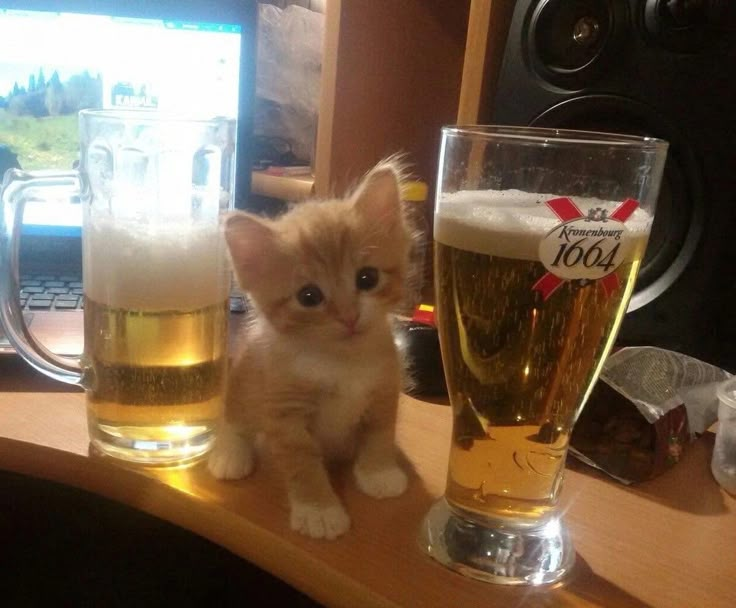
#> input picture lab 9/1.jpg, 736 x 608 px; its folder holds 4 pictures in this run
$ python 9.3.py
#> lines starting #> are read from the running program, lines starting #| are printed output that depends on the picture
from PIL import Image, ImageFilter
import os

if not os.path.exists('papka2'):
    os.mkdir('papka2')

for i in range(1, 6):
    try:
        pic = Image.open(f'{i}.jpg')
#> pic is the input picture: PIL image 736x608 RGB; mean R, G, B 117.8, 96, 75.4
        pic = pic.convert('L')
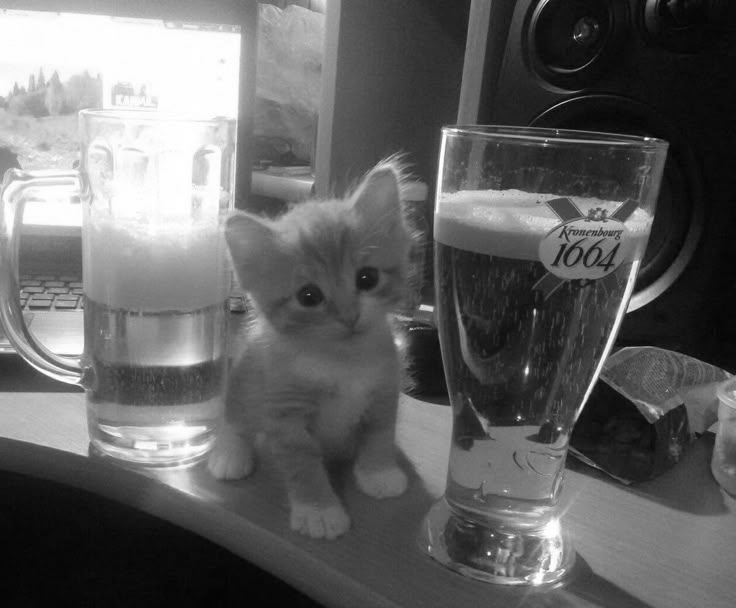
#> pic: PIL image 736x608 L; min 0, max 255, mean 100.2
        pic.save(f'papka2/{i}_done.jpg')
        print(f'файл {i}.jpg готов')
    except:
        print('ошибка')
#> pass 2 of the loop `for i in range(1, 6):`:
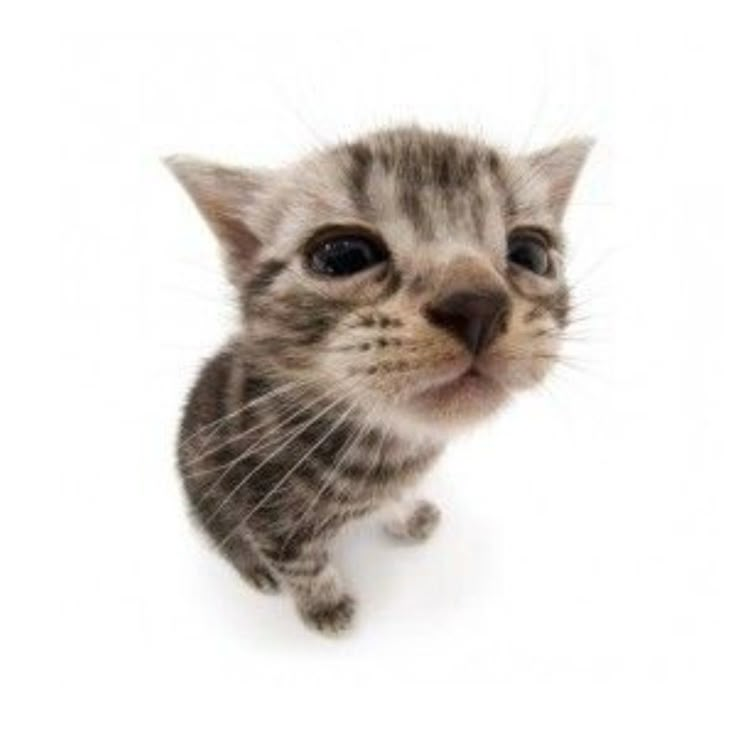
#> input picture lab 9/2.jpg, 736 x 736 px
#> pic is the input picture: PIL image 736x736 RGB; mean R, G, B 223.7, 219.2, 215.7
#> `pic = pic.convert('L')`:
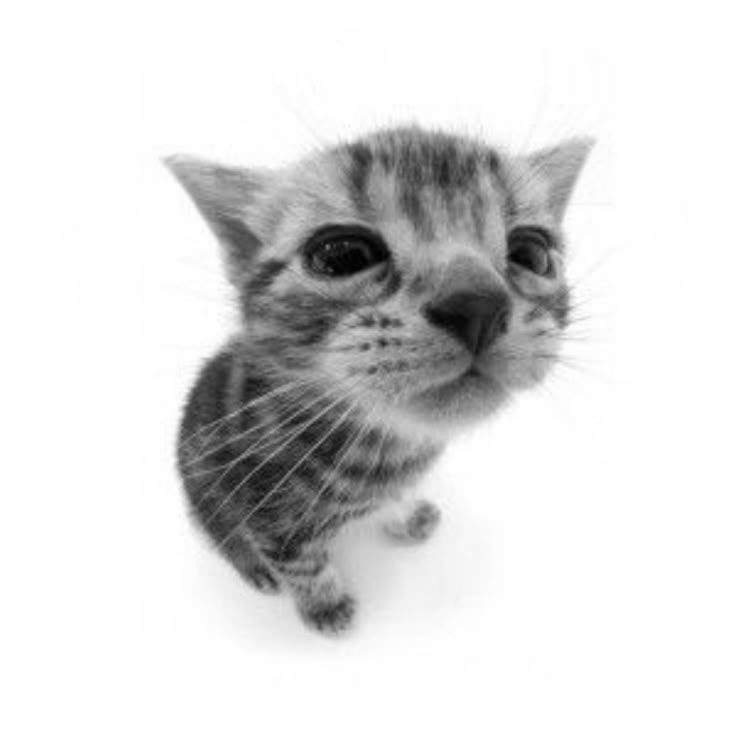
#> pic: PIL image 736x736 L; min 0, max 255, mean 220.2
#> pass 3 of the loop `for i in range(1, 6):`:
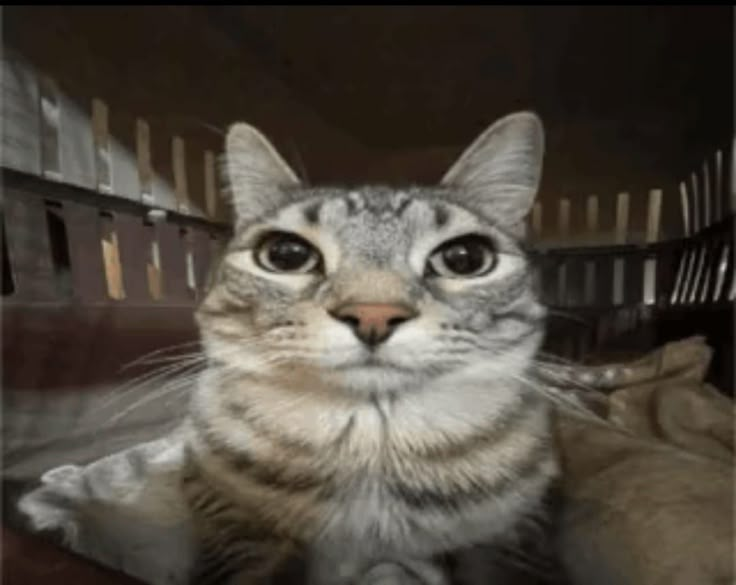
#> input picture lab 9/3.jpg, 736 x 585 px
#> pic is the input picture: PIL image 736x585 RGB; mean R, G, B 78.9, 72.2, 63.1
#> `pic = pic.convert('L')`:
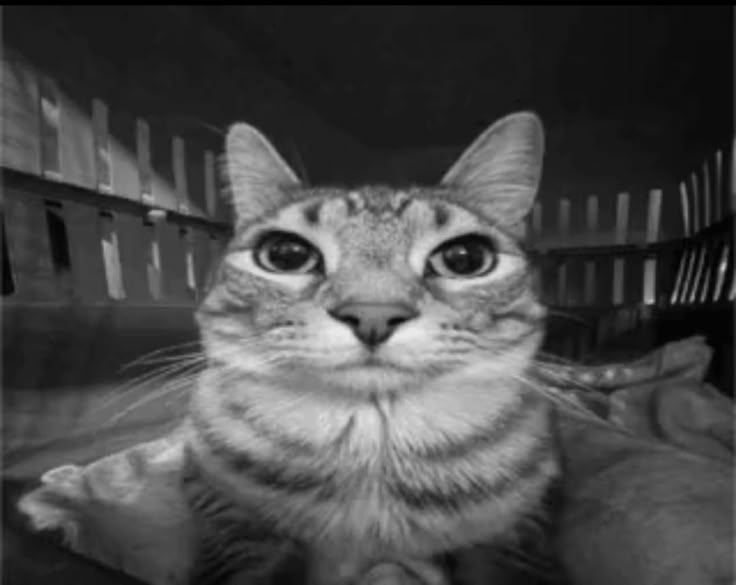
#> pic: PIL image 736x585 L; min 0, max 237, mean 73.2
#> the loop made 5 passes; the first 3 are shown
